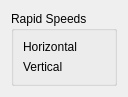
      <widget class="QWidget" name="page_2">
       <property name="geometry">
        <rect>
         <x>0</x>
         <y>0</y>
         <width>128</width>
         <height>96</height>
        </rect>
       </property>
       <attribute name="label">
        <string>Default Values</string>
       </attribute>
       <layout class="QVBoxLayout" name="verticalLayout_8">
        <item>
         <widget class="QGroupBox" name="groupBox_3">
          <property name="title">
           <string>Rapid Speeds</string>
          </property>
          <layout class="QFormLayout" name="formLayout_2">
           <property name="fieldGrowthPolicy">
            <enum>QFormLayout::AllNonFixedFieldsGrow</enum>
           </property>
           <item row="0" column="0">
            <widget class="QLabel" name="label_8">
             <property name="text">
              <string>Horizontal</string>
             </property>
            </widget>
           </item>
           <item row="0" column="1">
            <widget class="Gui::QuantitySpinBox" name="setupRapidHorizontal" native="true">
             <property name="sizePolicy">
              <sizepolicy hsizetype="MinimumExpanding" vsizetype="Fixed">
               <horstretch>0</horstretch>
               <verstretch>0</verstretch>
              </sizepolicy>
             </property>
             <property name="toolTip">
              <string>&lt;html&gt;&lt;head/&gt;&lt;body&gt;&lt;p&gt;Rapid horizontal speed assigned as HorizRapid to new ToolController.&lt;/p&gt;&lt;/body&gt;&lt;/html&gt;</string>
             </property>
            </widget>
           </item>
           <item row="1" column="0">
            <widget class="QLabel" name="label_12">
             <property name="text">
              <string>Vertical</string>
             </property>
            </widget>
           </item>
           <item row="1" column="1">
            <widget class="Gui::QuantitySpinBox" name="setupRapidVertical" native="true">
             <property name="sizePolicy">
              <sizepolicy hsizetype="MinimumExpanding" vsizetype="Fixed">
               <horstretch>0</horstretch>
               <verstretch>0</verstretch>
              </sizepolicy>
             </property>
             <property name="toolTip">
              <string>&lt;html&gt;&lt;head/&gt;&lt;body&gt;&lt;p&gt;Rapid vertical speed assigned to VertRapid of new ToolController.&lt;/p&gt;&lt;/body&gt;&lt;/html&gt;</string>
             </property>
            </widget>
           </item>
          </layout>
         </widget>
        </item>
        <item>
         <spacer name="verticalSpacer_3">
          <property name="orientation">
           <enum>Qt::Vertical</enum>
          </property>
          <property name="sizeHint" stdset="0">
           <size>
            <width>20</width>
            <height>40</height>
           </size>
          </property>
         </spacer>
        </item>
       </layout>
      </widget>
